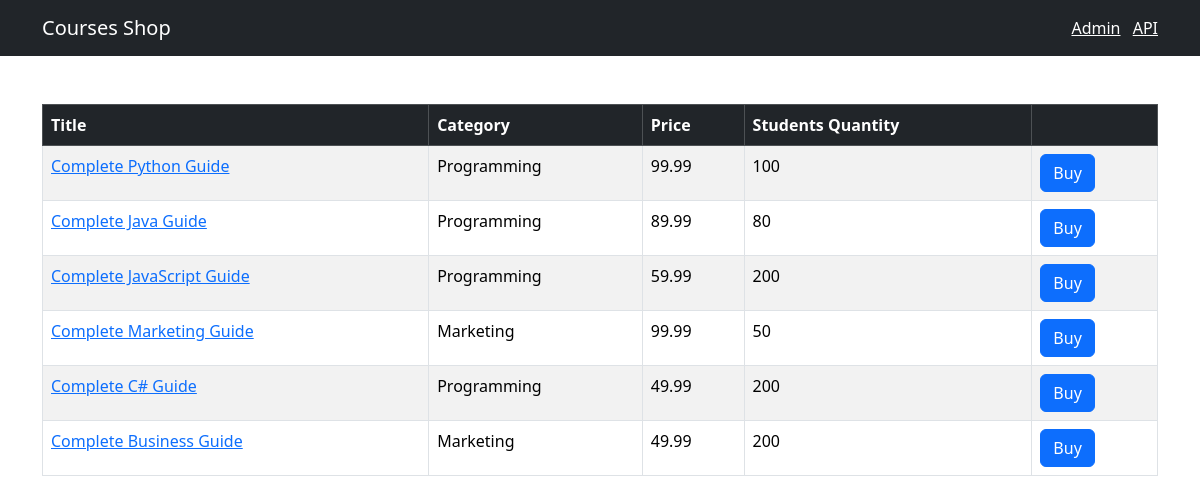
The page / on the database its author committed.
### shop/models.py (models this page shows, shortened)
class Course(models.Model):
    title = models.CharField(max_length=300)
    price = models.FloatField()
    students_qty = models.IntegerField()
    reviews_qty = models.IntegerField()
    category = models.ForeignKey(Category, on_delete=models.CASCADE)
    created_at = models.DateTimeField(default=timezone.now)

class Category(models.Model):
    title = models.CharField(max_length=255)
    created_at = models.DateTimeField(default=timezone.now)
    def __str__(self):
        return self.title

### shop/views.py (the view)
# urls.py: urlpatterns = [path("", include(api.urls), name="index")]
def index(request):
    courses = Course.objects.all()
    return render(request, "shop/courses.html", {"courses": courses})

### templates/shop/courses.html (shortened to what this page needs)
{% extends 'base.html' %}
{% block content %}
<table class="table mt-5 table-bordered table-striped table-hover">
    <thead class="table-dark">
        <tr>
            <th>Title</th>
            <th>Category</th>
            <th>Price</th>
            <th>Students Quantity</th>
            <th></th>
        </tr>
    </thead>
    <tbody>
        {% for course in courses %}
        <tr>
            <td>
                <a href={% url 'shop:single_course' course.id %}>{{ course.title }}</a>
            </td>
            <td>{{ course.category }}</td>
            <td>{{ course.price }}</td>
            <td>{{ course.students_qty }}</td>
            <td><button class="btn btn-primary">Buy</button></td>
        </tr>
        {% endfor %}
    </tbody>
</table>
{% endblock %}

### templates/base.html (shortened to what this page needs)
<!doctype html>
<html lang="en">
<head>
    <link href="https://cdn.jsdelivr.net/npm/bootstrap@5.3.3/dist/css/bootstrap.min.css" rel="stylesheet">
</head>
<body>
    <nav class="navbar navbar-dark bg-dark">
        <div class="container">
            <a href={% url 'shop:index' %} class="navbar-brand">Courses Shop</a>
            <span class="navbar-text">
                <a href="/admin/" class="me-2" target="_blank">Admin</a>
                <a href="/api/v1/" target="_blank">API</a>
            </span>
        </div>
    </nav>
    <main class="container">
        {% block content %}
        {% endblock %}
    </main>
</body>
</html>

### rows shown on the page
Course: title "Complete Python Guide", category "Programming", price "99.99", students_qty "100"
Course: title "Complete Java Guide", category "Programming", price "89.99", students_qty "80"
Course: title "Complete JavaScript Guide", category "Programming", price "59.99", students_qty "200"
Course: title "Complete Marketing Guide", category "Marketing", price "99.99", students_qty "50"
Course: title "Complete C# Guide", category "Programming", price "49.99", students_qty "200"
Course: title "Complete Business Guide", category "Marketing", price "49.99", students_qty "200"
